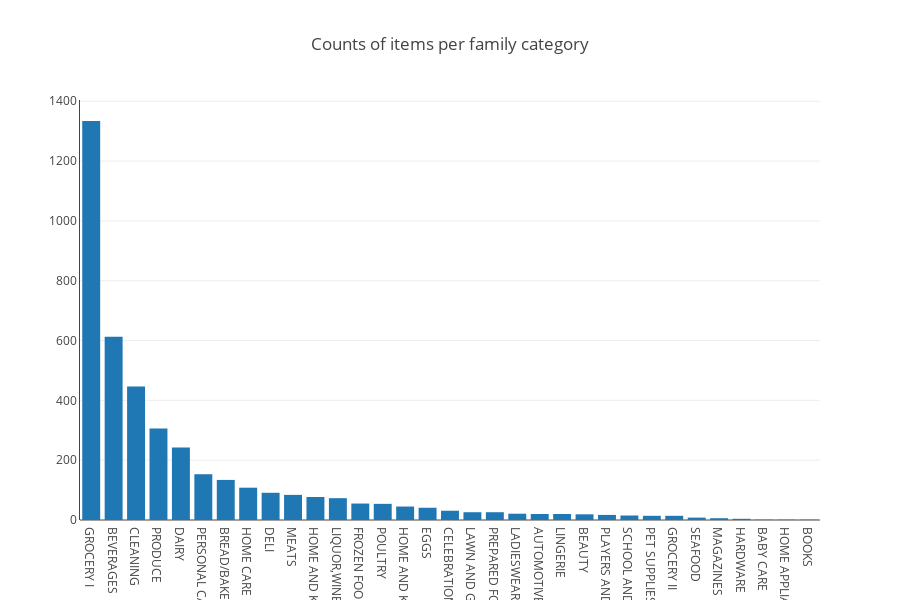

This figure's notebook cell:
### Code cell
# BAR PLOT FOR ITEMS V/S FAMILY TYPE
x, y = (list(x) for x in zip(*sorted(zip(items.family.value_counts().index, 
                                         items.family.value_counts().values), 
                                        reverse = False)))
trace2 = go.Bar(
    y = items.family.value_counts().values,
    x = items.family.value_counts().index
)

layout = dict(
    title='Counts of items per family category',
     width = 900, height = 600,
    yaxis=dict(
        showgrid = True,
        showline = True,
        showticklabels = True
    ))

fig1 = go.Figure(data=[trace2])
fig1['layout'].update(layout)
py.iplot(fig1, filename='plots')

### Figure 1 — Plotly figure (JSON) as saved in the notebook; plotly's stock layout.template omitted (floating-point values rounded to 4 significant figures)
{"data": [{"type": "bar", "x": ["GROCERY I", "BEVERAGES", "CLEANING", "PRODUCE", "DAIRY", "PERSONAL CARE", "BREAD/BAKERY", "HOME CARE", "DELI", "MEATS", "HOME AND KITCHEN I", "LIQUOR,WINE,BEER", "FROZEN FOODS", "POULTRY", "HOME AND KITCHEN II", "EGGS", "CELEBRATION", "LAWN AND GARDEN", "PREPARED FOODS", "LADIESWEAR", "AUTOMOTIVE", "LINGERIE", "BEAUTY", "PLAYERS AND ELECTRONICS", "SCHOOL AND OFFICE SUPPLIES", "PET SUPPLIES", "GROCERY II", "SEAFOOD", "MAGAZINES", "HARDWARE", "BABY CARE", "HOME APPLIANCES", "BOOKS"], "y": [1334, 613, 446, 306, 242, 153, 134, 108, 91, 84, 77, 73, 55, 54, 45, 41, 31, 26, 26, 21, 20, 20, 19, 17, 15, 14, 14, 8, 6, 4, 1, 1, 1]}], "layout": {"height": 600, "title": "Counts of items per family category", "width": 900, "yaxis": {"showgrid": true, "showline": true, "showticklabels": true}}}
